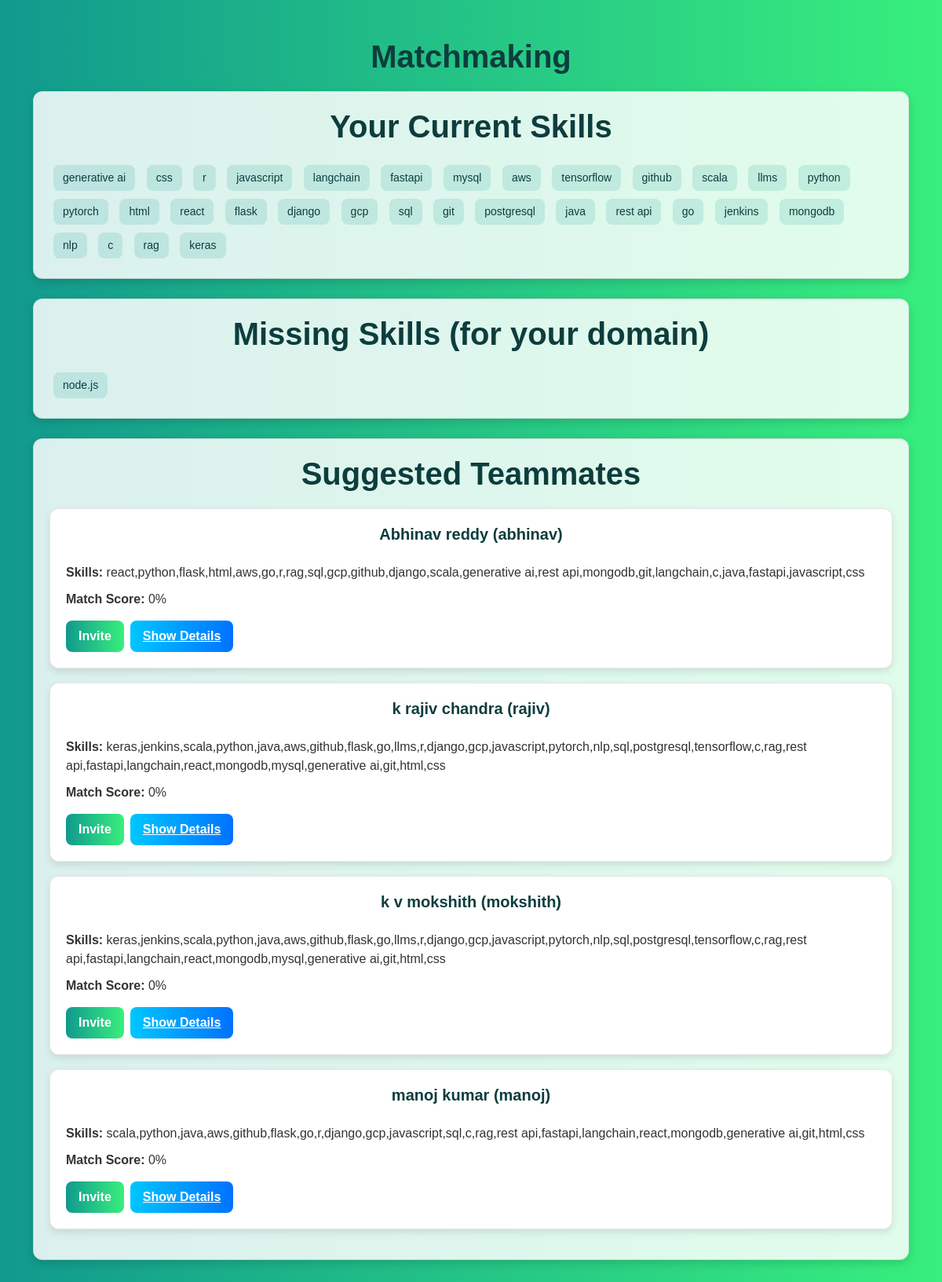
Screenshot of /match (signed in) with the database file from the repository.
### tables this page shows
CREATE TABLE users (
            id INTEGER PRIMARY KEY AUTOINCREMENT,
            username TEXT UNIQUE NOT NULL,
            email TEXT UNIQUE NOT NULL,
            password TEXT NOT NULL,
            fullname TEXT,
            contact TEXT,
            resume TEXT,
            skills TEXT,
            domain TEXT
        );

### app.py (the view)
@app.route("/match")
def match():
    if "user_id" not in session:
        return redirect(url_for("login"))
    conn = get_db_connection()
    cur = conn.cursor()
    cur.execute("SELECT * FROM users WHERE id=?", (session["user_id"],))
    user = cur.fetchone()
    if not user:
        conn.close()
        return "User not found", 404
    user_skills = normalize_skills(user["skills"])
    user_domain = user["domain"]
    cur.execute("SELECT * FROM domains WHERE LOWER(name)=?", (user_domain.lower(),))
    domain = cur.fetchone()
    if not domain:
        conn.close()
        return f"No domain setup for {user_domain}", 404
    required_skills = normalize_skills(domain["required_skills"])
    missing_skills = list(required_skills - user_skills)
    cur.execute("SELECT * FROM users WHERE domain=? AND id!=?", (user_domain, user["id"]))
    teammates = cur.fetchall()
    suggestions = []
    for t in teammates:
        t_skills = normalize_skills(t["skills"])
        overlap = len(set(missing_skills) & t_skills)
        score = int((overlap / len(required_skills)) * 100) if required_skills else 0
        suggestions.append({
            "id": t["id"],
            "username": t["username"],
            "fullname": t["fullname"],
            "skills": t["skills"],
            "domain": t["domain"],
            "match_score": score
        })
    suggestions.sort(key=lambda x: x["match_score"], reverse=True)
    conn.close()
    return render_template("match.html", user_skills=user_skills, missing_skills=missing_skills, suggestions=suggestions)

### app.py (called while the page is built)
def get_db_connection():
    conn = sqlite3.connect("users.db")
    conn.row_factory = sqlite3.Row
    return conn

def normalize_skills(skill_string):
    if not skill_string:
        return set()
    return set(s.strip().lower() for s in skill_string.split(",") if s.strip())

### templates/match.html (shortened to what this page needs)
<!DOCTYPE html>
<html lang="en">
<head>
<link href="https://cdn.jsdelivr.net/npm/bootstrap@5.3.2/dist/css/bootstrap.min.css" rel="stylesheet">
</head>
<body class="container py-5">
<h2>Matchmaking</h2>
<div class="section-card">
  <h3>Your Current Skills</h3>
  <div class="skills-box">
    {% if user_skills %}
      {% for skill in user_skills %}
        <span>{{ skill }}</span>
      {% endfor %}
    {% else %}
      <p>No skills added yet.</p>
    {% endif %}
  </div>
</div>
<div class="section-card">
  <h3>Missing Skills (for your domain)</h3>
  <div class="skills-box">
    {% if missing_skills %}
      {% for skill in missing_skills %}
        <span>{{ skill }}</span>
      {% endfor %}
    {% else %}
      <p>You already have all required skills!</p>
    {% endif %}
  </div>
</div>
<div class="section-card">
  <h3>Suggested Teammates</h3>
  {% if suggestions %}
    {% for s in suggestions %}
      <div class="card">
        <h3>{{ s.fullname }} ({{ s.username }})</h3>
        <p><b>Skills:</b> {{ s.skills }}</p>
        <p><b>Match Score:</b> {{ s.match_score }}%</p>
        <div class="d-flex gap-2">
          <form action="{{ url_for('invite', teammate_id=s.id) }}" method="post">
            <button type="submit" class="invite-btn">Invite</button>
          </form>
          <a href="{{ url_for('view_user', user_id=s.id) }}" class="details-btn">Show Details</a>
        </div>
      </div>
    {% endfor %}
  {% else %}
    <p>No teammates found in your domain yet.</p>
  {% endif %}
</div>
</body>
</html>

### templates/match.html (style rules this page uses)
body { background: linear-gradient(to right, #11998e, #38ef7d); color: #1a1a1a; font-family: Arial, sans-serif; min-height: 100vh; }
.section-card { background: rgba(255, 255, 255, 0.85); padding: 20px; border-radius: 12px; margin-bottom: 25px; border: 1px solid rgba(0,0,0,0.1); box-shadow: 0 4px 12px rgba(0,0,0,0.15); backdrop-filter: blur(6px); }
h2, h3 { text-align: center; margin-bottom: 20px; color: #0d3d3d; font-size: 40px; font-weight: 700; }
.skills-box span { display: inline-block; background: rgba(17, 153, 142, 0.15); color: #0d3d3d; padding: 6px 12px; border-radius: 8px; margin: 5px; font-size: 14px; font-weight: 500; }
.card { background: #ffffff; border: 1px solid rgba(0,0,0,0.1); border-radius: 12px; padding: 20px; margin: 18px 0; box-shadow: 0 4px 10px rgba(0,0,0,0.1); backdrop-filter: blur(6px); }
.card h3 { color: #0d3d3d; font-size: 1.25rem; }
.card p { color: #333; margin: 5px 0; }
.invite-btn, .details-btn { display: inline-block; font-weight: bold; padding: 8px 16px; border: none; border-radius: 8px; cursor: pointer; margin-top: 10px; transition: transform 0.2s ease-in-out; }
.invite-btn { background: linear-gradient(to right, #11998e, #38ef7d); color: #fff; }
.details-btn { background: linear-gradient(to right, #00c6ff, #0072ff); color: #fff; }

### rows the page displays
users: fullname "Abhinav reddy", username "abhinav", skills "react,python,flask,html,aws,go,r,rag,sql,gcp,github,django,scala,generative ai,rest api,mongodb,git,langchain,c,java,fastapi,javascript,css", match_score "0"
users: fullname "k rajiv chandra", username "rajiv", skills "keras,jenkins,scala,python,java,aws,github,flask,go,llms,r,django,gcp,javascript,pytorch,nlp,sql,postgresql,tensorflow,c,rag,rest api,fastapi,langchain,react,mongodb,mysql,generative ai,git,html,css", match_score "0"
users: fullname "k v mokshith", username "mokshith", skills "keras,jenkins,scala,python,java,aws,github,flask,go,llms,r,django,gcp,javascript,pytorch,nlp,sql,postgresql,tensorflow,c,rag,rest api,fastapi,langchain,react,mongodb,mysql,generative ai,git,html,css", match_score "0"
users: fullname "manoj kumar", username "manoj", skills "scala,python,java,aws,github,flask,go,r,django,gcp,javascript,sql,c,rag,rest api,fastapi,langchain,react,mongodb,generative ai,git,html,css", match_score "0"

### other values shown
{{ skill }} "generative ai" "css" "r" "javascript" "langchain" "fastapi" "mysql" "aws" "tensorflow" "github" "scala" "llms" "python" "pytorch" "html" "react" "flask" "django" "gcp" "sql" "git" "postgresql" "java" "rest api" "go" "jenkins" "mongodb" "nlp" "c" "rag" "keras"
{{ skill }} "node.js"
